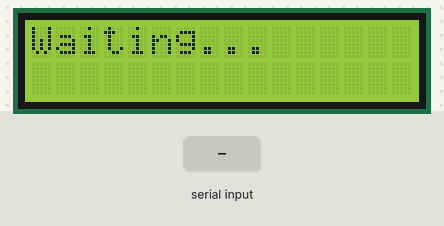
Simulated run of this sketch. Board: Arduino Uno, built with avr-gcc and run on an emulated ATmega328P. On the bench: 16×2 character LCD. The test bench sets the inputs (shaded band).

Above: at 1.2 s.
1.3 s: "HI\n" received over Serial
At 2.3 s:
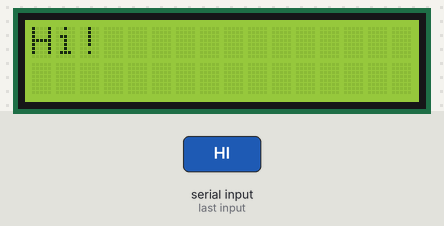
2.8 s: "NUM:\n" received over Serial
At 3.5 s:
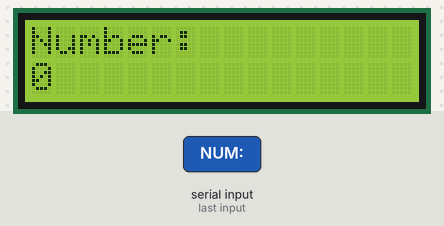
4.3 s: "90,45\n" received over Serial
At 4.7 s:
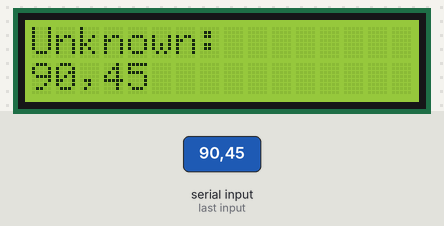
5.8 s: "NUM:,45\n" received over Serial
At 7.2 s:
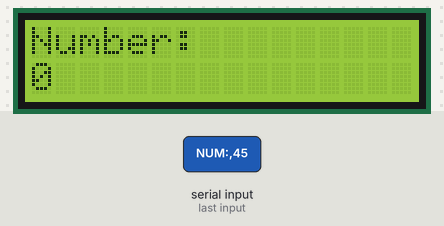
Timing chart, 0 to 8.3 s (numbered marks = the images above; inputs shaded):
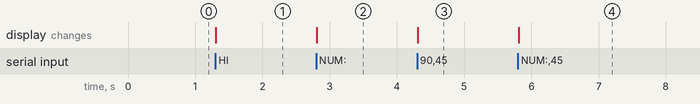

The sketch:

lcd_serial.ino
```cpp
/*
  lcd_serial.ino
  Arduino Uno R3 + 16x2 LCD
  Receives serial messages from Python (OpenCV gestures)
  "HI" -> display "Hi"
  "NUM:n" -> display number n (future extension)
*/

#include <LiquidCrystal.h>

// Pins: RS, E, D4, D5, D6, D7 (adjust if wired differently)
LiquidCrystal lcd(12, 11, 5, 4, 3, 2);

String inputString = "";   // Incoming serial message
bool newMessage = false;

void setup() {
  lcd.begin(16, 2);
  Serial.begin(9600);

  lcd.clear();
  lcd.print("Waiting...");
}

void loop() {
  // Read incoming serial
  while (Serial.available()) {
    char c = Serial.read();
    if (c == '\n') {
      newMessage = true;
      break;
    } else {
      inputString += c;
    }
  }

  // Process new message
  if (newMessage) {
    lcd.clear();

    if (inputString == "HI") {
      lcd.setCursor(0, 0);
      lcd.print("Hi!");
    }
    else if (inputString.startsWith("NUM:")) {
      int num = inputString.substring(4).toInt();
      lcd.setCursor(0, 0);
      lcd.print("Number:");
      lcd.setCursor(0, 1);
      lcd.print(num);
    }
    else {
      lcd.setCursor(0, 0);
      lcd.print("Unknown:");
      lcd.setCursor(0, 1);
      lcd.print(inputString);
    }

    // Reset for next message
    inputString = "";
    newMessage = false;
  }
}
```

Measured:
- after the input at 1.3 s, the display: changes at once (image 1)
- after the input at 2.8 s, the display: changes at once (image 2)
- after the input at 4.3 s, the display: changes at once (image 3)
- after the input at 5.8 s, the display: changes at once (image 4)
